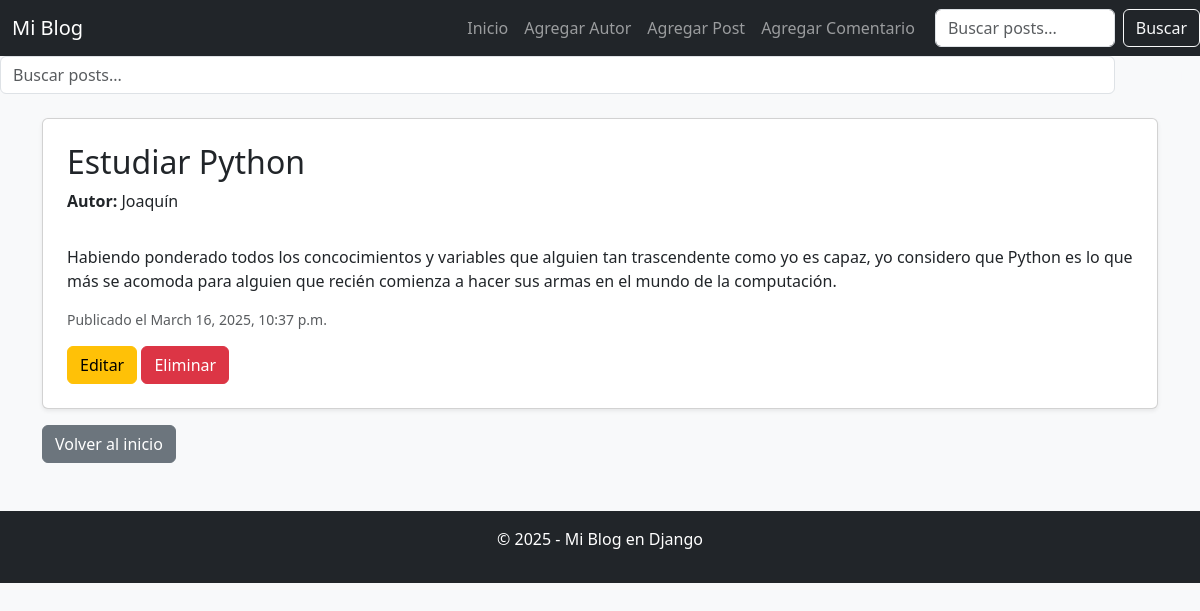
The app's page /post/2/ with its own data.
### blog/models.py (models this page shows, shortened)
class Post(models.Model):
    titulo = models.CharField(max_length=200)
    contenido = models.TextField()
    autor = models.ForeignKey('Autor', on_delete=models.CASCADE)
    fecha_publicacion = models.DateTimeField(auto_now_add=True)
    imagen = models.ImageField(upload_to='post_images/', blank=True, null=True)  # Nuevo campo

class Autor(models.Model):
    nombre = models.CharField(max_length=100)
    email = models.EmailField(unique=True)
    biografia = models.TextField(blank=True, null=True)

### blog/views.py (the view)
# urls.py: path('post/<int:post_id>/', detalle_post, name='detalle_post'),
def detalle_post(request, post_id):
    post = Post.objects.get(id=post_id)
    return render(request, 'blog/detalle_post.html', {'post': post})

### blog/templates/blog/detalle_post.html (shortened to what this page needs)
{% extends 'blog/base.html' %}
{% block content %}
<div class="card p-4 shadow-sm">
    <h2>{{ post.titulo }}</h2>
    <p><strong>Autor:</strong> {{ post.autor.nombre }}</p>
    <p class="mt-3">{{ post.contenido }}</p>
    <small class="text-muted">Publicado el {{ post.fecha_publicacion }}</small>
    <div class="mt-3">
        <a href="{% url 'editar_post' post.id %}" class="btn btn-warning">Editar</a>
        <a href="{% url 'eliminar_post' post.id %}" class="btn btn-danger">Eliminar</a>
    </div>
</div>
<a href="{% url 'inicio' %}" class="btn btn-secondary mt-3">Volver al inicio</a>
{% endblock %}

### records on screen
Post: titulo "Estudiar Python", autor.nombre "Joaquín", contenido "Habiendo ponderado todos los concocimientos y variables que alguien tan trascendente como yo es capaz, yo considero que Python es lo que más se acomoda para alguien que recién comienza a hacer sus armas en el mundo de la computación.", fecha_publicacion "March 16, 2025, 10:37 p.m."
